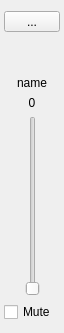
<?xml version="1.0" encoding="UTF-8"?>
<ui version="4.0">
 <class>VolumeControl</class>
 <widget class="QWidget" name="VolumeControl">
  <property name="geometry">
   <rect>
    <x>0</x>
    <y>0</y>
    <width>64</width>
    <height>311</height>
   </rect>
  </property>
  <property name="sizePolicy">
   <sizepolicy hsizetype="Minimum" vsizetype="Preferred">
    <horstretch>0</horstretch>
    <verstretch>0</verstretch>
   </sizepolicy>
  </property>
  <property name="minimumSize">
   <size>
    <width>64</width>
    <height>0</height>
   </size>
  </property>
  <property name="maximumSize">
   <size>
    <width>64</width>
    <height>16777215</height>
   </size>
  </property>
  <property name="windowTitle">
   <string>Form</string>
  </property>
  <layout class="QVBoxLayout" name="verticalLayout_2" stretch="0,1">
   <property name="leftMargin">
    <number>4</number>
   </property>
   <property name="rightMargin">
    <number>4</number>
   </property>
   <item>
    <layout class="QVBoxLayout" name="verticalLayout">
     <item>
      <widget class="QToolButton" name="toolButton">
       <property name="sizePolicy">
        <sizepolicy hsizetype="Preferred" vsizetype="Preferred">
         <horstretch>0</horstretch>
         <verstretch>0</verstretch>
        </sizepolicy>
       </property>
       <property name="text">
        <string>...</string>
       </property>
      </widget>
     </item>
     <item>
      <widget class="QLabel" name="labelIcon">
       <property name="minimumSize">
        <size>
         <width>32</width>
         <height>32</height>
        </size>
       </property>
       <property name="maximumSize">
        <size>
         <width>11111</width>
         <height>32</height>
        </size>
       </property>
       <property name="text">
        <string/>
       </property>
       <property name="alignment">
        <set>Qt::AlignCenter</set>
       </property>
      </widget>
     </item>
     <item>
      <widget class="QLabel" name="labelName">
       <property name="text">
        <string>name</string>
       </property>
       <property name="alignment">
        <set>Qt::AlignCenter</set>
       </property>
       <property name="wordWrap">
        <bool>true</bool>
       </property>
      </widget>
     </item>
     <item>
      <widget class="QLabel" name="labelVolume">
       <property name="text">
        <string>0</string>
       </property>
       <property name="alignment">
        <set>Qt::AlignCenter</set>
       </property>
      </widget>
     </item>
    </layout>
   </item>
   <item>
    <layout class="QVBoxLayout" name="verticalLayout_4">
     <item>
      <layout class="QHBoxLayout" name="horizontalLayout">
       <item>
        <spacer name="horizontalSpacer">
         <property name="orientation">
          <enum>Qt::Horizontal</enum>
         </property>
         <property name="sizeType">
          <enum>QSizePolicy::Minimum</enum>
         </property>
         <property name="sizeHint" stdset="0">
          <size>
           <width>40</width>
           <height>20</height>
          </size>
         </property>
        </spacer>
       </item>
       <item>
        <widget class="QSlider" name="verticalSlider">
         <property name="minimumSize">
          <size>
           <width>0</width>
           <height>180</height>
          </size>
         </property>
         <property name="maximum">
          <number>100</number>
         </property>
         <property name="orientation">
          <enum>Qt::Vertical</enum>
         </property>
         <property name="tickPosition">
          <enum>QSlider::NoTicks</enum>
         </property>
        </widget>
       </item>
       <item>
        <spacer name="horizontalSpacer_2">
         <property name="orientation">
          <enum>Qt::Horizontal</enum>
         </property>
         <property name="sizeType">
          <enum>QSizePolicy::Minimum</enum>
         </property>
         <property name="sizeHint" stdset="0">
          <size>
           <width>40</width>
           <height>20</height>
          </size>
         </property>
        </spacer>
       </item>
      </layout>
     </item>
     <item>
      <widget class="QCheckBox" name="checkBox">
       <property name="text">
        <string>Mute</string>
       </property>
      </widget>
     </item>
    </layout>
   </item>
  </layout>
 </widget>
 <resources/>
 <connections/>
 <slots>
  <slot>showDebug()</slot>
 </slots>
</ui>
